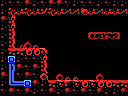

Tiled map render using the project's own tile images. Description and the whole map definition, tile-layer contents included, below:
An orthogonal 16x12 tile map with 8x8 px tiles, 1 tile layer (Tile Layer 1) and 11 objects (2x item, big-item, 4x4-item, breakable-down, breakable-up, ...).

<map version="1.0" orientation="orthogonal" renderorder="right-down" width="16" height="12" tilewidth="8" tileheight="8" nextobjectid="33">
 <properties>
  <property name="right" value="hole" />
 </properties>
 <tileset firstgid="1" name="tiles" tilewidth="8" tileheight="8" tilecount="256" columns="16">
  <image source="tiles.png" width="128" height="128" />
 </tileset>
 <layer name="Tile Layer 1" width="16" height="12">
  <data encoding="csv">
114,113,113,115,114,113,115,115,113,114,113,113,114,113,114,114,
114,126,250,126,250,125,126,250,127,127,122,250,127,250,250,127,
115,119,1,1,1,1,1,1,1,1,1,1,1,1,1,1,
114,119,1,1,1,1,1,1,1,1,1,1,1,1,1,1,
114,252,1,1,1,1,1,1,1,1,1,138,255,139,140,1,
114,252,129,130,131,1,1,1,1,1,1,1,1,1,1,1,
114,100,100,97,97,104,1,1,1,1,1,1,1,1,1,1,
114,171,114,113,113,119,1,1,1,1,1,1,1,1,1,1,
114,167,115,113,115,252,1,1,1,1,1,1,1,1,1,1,
115,166,113,115,113,118,1,130,131,131,1,1,130,1,1,1,
114,170,179,171,115,114,100,254,99,254,97,254,97,97,100,100,
113,115,113,115,114,113,115,114,115,113,115,113,115,114,114,115
</data>
 </layer>
 <objectgroup name="objects">
  <object id="14" type="big-item" x="16" y="24" width="32" height="24" />
  <object id="15" type="item" x="96" y="16" width="16" height="16" />
  <object id="16" type="4x4-item" x="16" y="16" width="32" height="32" />
  <object id="19" type="breakable-down" x="48" y="80" width="32" height="16" />
  <object id="26" type="item" x="24" y="32" width="16" height="16" />
  <object id="27" type="breakable-up" x="48" y="0" width="32" height="16" />
  <object id="28" type="door-up" x="48" y="0" width="32" height="16" />
  <object id="29" type="door-down" x="48" y="80" width="32" height="16" />
  <object id="30" type="door-left" x="0" y="24" width="16" height="24" />
  <object id="31" type="breakable-left" x="0" y="16" width="16" height="32" />
  <object id="32" type="walker-right" x="80" y="48" width="32" height="32" />
 </objectgroup>
</map>
